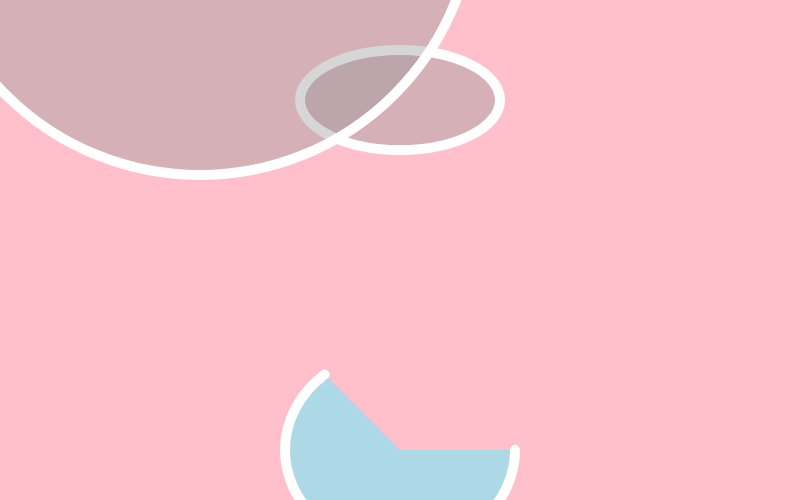
Frame 1 (no input)
Frame 60 (no input): identical to frame 1, image omitted
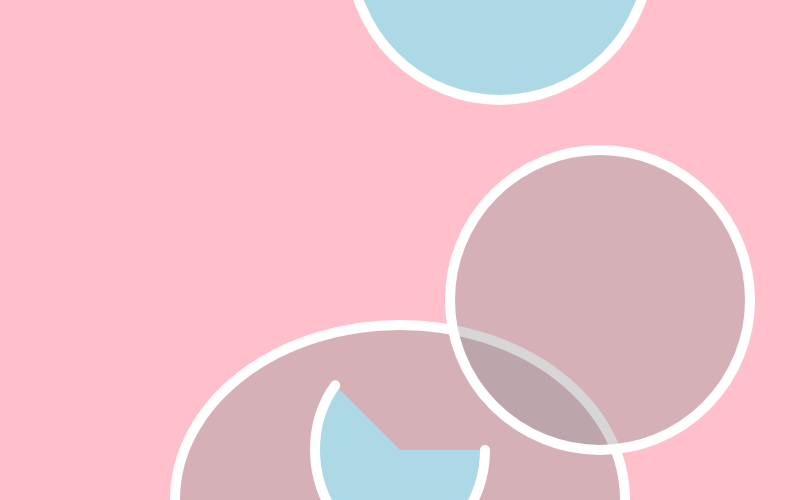
Frame 120 (the mouse pressed at the canvas centre since frame 60)

The p5.js sketch that drew these frames (run headless with seeded random() and noise() and a simulated clock; from frame 60 on, the mouse is pressed at the canvas centre):

// p5.js sketch
// ── sketch.js
var faceSize=400;


function setup () {
    createCanvas(800, 500);
}
function draw () {
    background("pink");
    fill(150,100);
    stroke("white");
    strokeWeight(10);
    // draw line between the mouse position and origin point
    var x= pmouseX;
    var y= pmouseY;
    var s=40;
    circle(x,y,0,0);
    circle(x,y-400,100);//left eye
    ellipse(faceSize,x+100,y+200, y+100);
    circle(x+200, x-100,y-550);//right eye
    
    fill("lightblue");
    triangle()
    
   circle(x+100,y-300,y-550);
    
    

    
   
   arc(faceSize,faceSize+50, x-230, x-200, 0, PI + QUARTER_PI);
    
   
    
 
}
